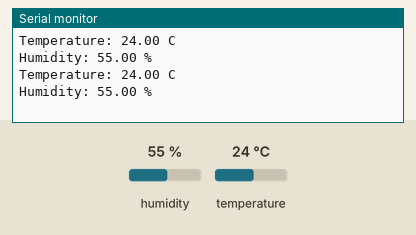
Simulated run of this sketch. Board: Arduino Uno, built with avr-gcc and run on an emulated ATmega328P. Parts: the last lines printed to the serial monitor. The test bench sets the inputs (shaded band); at power-on: humidity 55 %, temperature 24 °C.

Above: at 4.8 s.
4.9 s: humidity set to 22 %
At 7.2 s:
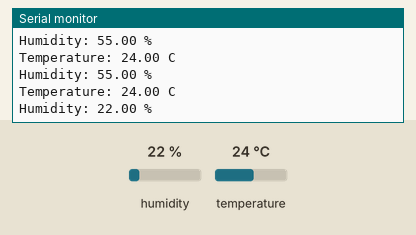
7.9 s: temperature set to 12 °C
At 9.6 s:
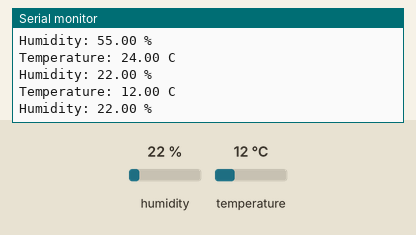
10.9 s: humidity set to 40 %
At 13.2 s:
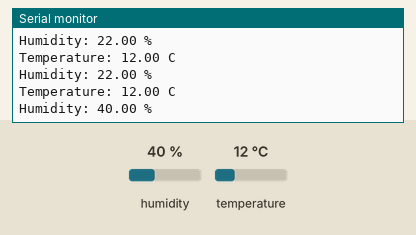
Timing chart, 0 to 14.7 s (numbered marks = the images above; inputs shaded):
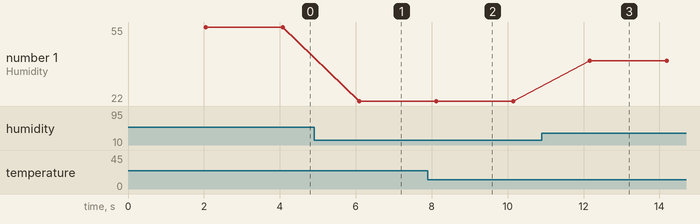

Measured:
- after the input at 4.9 s, the serial monitor: prints a new line after 1.2 s (image 1)
- after the input at 7.9 s, the serial monitor: prints a new line after 0.20 s (image 2)
- after the input at 10.9 s, the serial monitor: prints a new line after 1.3 s (image 3)
- plotted number 1: 55 → 22 after the input at 4.9 s, 22 → 40 after the input at 10.9 s

The sketch:

Arduino-Uno-QT-DH11.ino
```cpp
#include <DHT.h>

// 定义 DHT 传感器连接的引脚
#define DHTPIN 2
// 定义使用的 DHT 传感器类型为 DHT11
#define DHTTYPE DHT11

// 创建 DHT 对象，用于与传感器进行交互
DHT dht(DHTPIN, DHTTYPE);

// setup() 函数在程序开始时执行一次，用于初始化设置
void setup() {
  // 初始化串口通信，波特率设置为 9600bps
  Serial.begin(9600);
  // 初始化 DHT 传感器
  dht.begin();
}

// loop() 函数会不断循环执行，用于持续读取传感器数据
void loop() {
  // 延迟 2000 毫秒（即 2 秒），避免过于频繁地读取数据
  delay(2000);

  // 读取当前的湿度值
  float h = dht.readHumidity();
  // 读取当前的温度值
  float t = dht.readTemperature();

  // 检查读取的数据是否有效，如果为 NaN 表示读取失败
  if (isnan(h) || isnan(t)) {
    // 输出错误信息到串口
    Serial.println("Failed to read from DHT sensor!");
    return;
  }

  // 输出温度信息到串口
  Serial.print("Temperature: ");
  Serial.print(t);
  Serial.println(" C");

  // 输出湿度信息到串口
  Serial.print("Humidity: ");
  Serial.print(h);
  Serial.println(" %");
}
```
